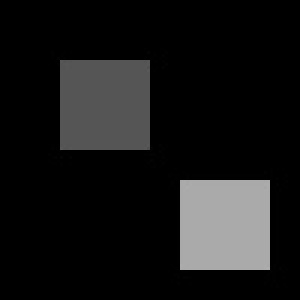
#> input picture Images/input.jpg, 100 x 100 px (shown 3 times larger)
$ jupyter execute Task1_Otsu_Thresholding.ipynb
#> lines starting #> are read from the running program, lines starting #| are printed output that depends on the picture; after the words box and inside, x2 and y2 are one past the last pixel; in counts of white or black regions, pixels touching at a corner belong together
1. Consider an image with 2 objects and a total of 3-pixel values (1 for each object and
one for the background). Add Gaussian noise to the image. Implement and test Otsu’s
algorithm with this image.

Importing Libraries

[cell 1]
# Importing Libraries
import cv2
import numpy as np
import matplotlib.pyplot as plt

🧪 Otsu’s Thresholding on Noisy Images for Object Segmentation

[cell 2]
# Load original RGB image
image = cv2.imread("Images/input.jpg")  # BGR
#> image is the input picture: shape (100, 100, 3); min 0, max 173, mean 23
image_rgb = cv2.cvtColor(image, cv2.COLOR_BGR2RGB)

# Add Gaussian noise (to RGB)
noise = np.random.normal(0, 10, image_rgb.shape).astype(np.int16)
noisy_image = np.clip(image_rgb.astype(np.int16) + noise, 0, 255).astype(np.uint8)
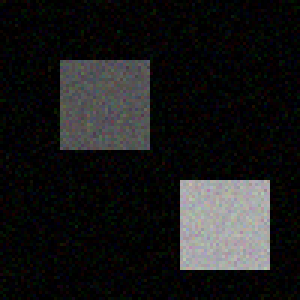
#> noisy_image: shape (100, 100, 3) (shown 3 times larger); mean R, G, B 26, 26, 26

# Save noisy image
cv2.imwrite("Output/Task1/noisy_image.png", cv2.cvtColor(noisy_image, cv2.COLOR_RGB2BGR))

# Convert noisy image to grayscale for Otsu's method
gray = cv2.cvtColor(noisy_image, cv2.COLOR_RGB2GRAY)

# Apply Otsu’s thresholding
_, otsu_result = cv2.threshold(gray, 0, 255, cv2.THRESH_BINARY + cv2.THRESH_OTSU)
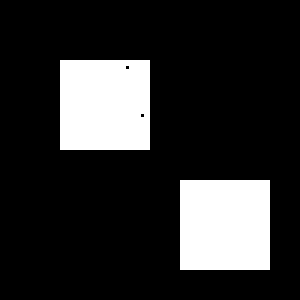
#> otsu_result: shape (100, 100) (shown 3 times larger); 18% white; 2 white regions, box (x1, y1, x2, y2) and area: (60, 60, 90, 90) 900, (20, 20, 50, 50) 898

# Save output
cv2.imwrite("Output/Task1/otsu_segmented.png", otsu_result)
#> Out = True

Results Displaying

[cell 3]
# Display results
plt.figure(figsize=(15, 4))
plt.subplot(1, 3, 1)
plt.title("Original")
plt.imshow(image_rgb)
plt.axis("off")
plt.subplot(1, 3, 2)
plt.title("Noisy Image")
plt.imshow(noisy_image)
plt.axis("off")
plt.subplot(1, 3, 3)
plt.title("Otsu Threshold")
plt.imshow(otsu_result, cmap='gray')
plt.axis("off")
plt.tight_layout()
plt.show()
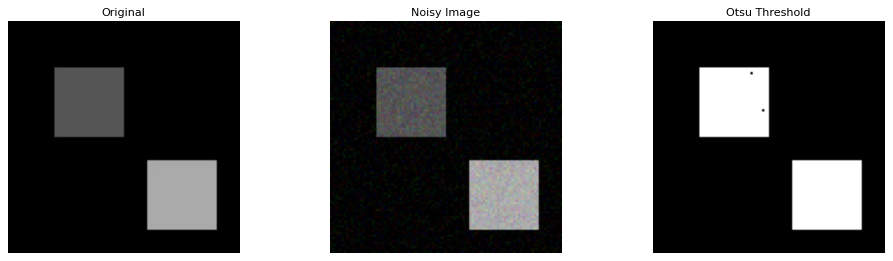
#> figure drawn by matplotlib, 3 panels
